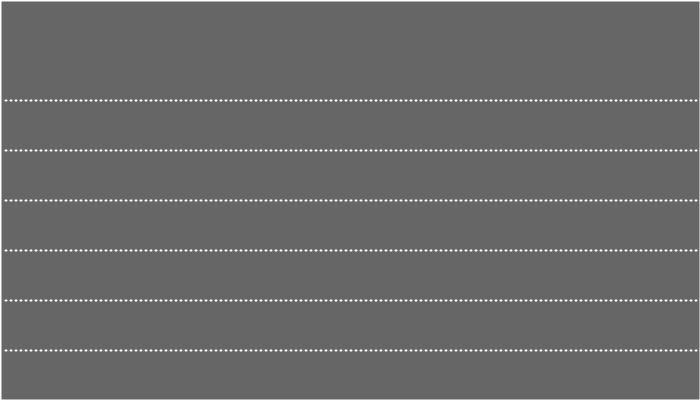
Frame 1 (no input)
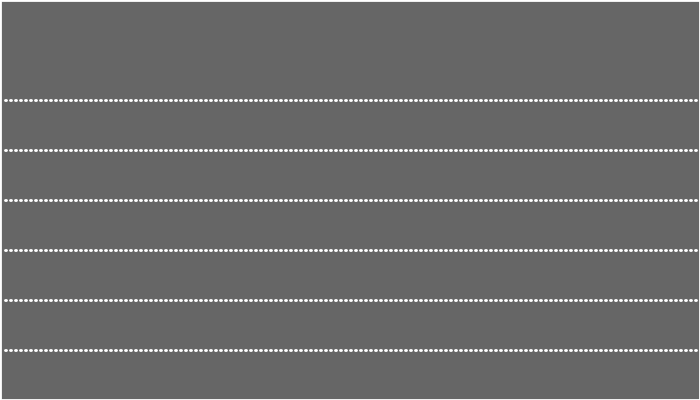
Frame 60 (the mouse pressed at the canvas centre just before this capture)
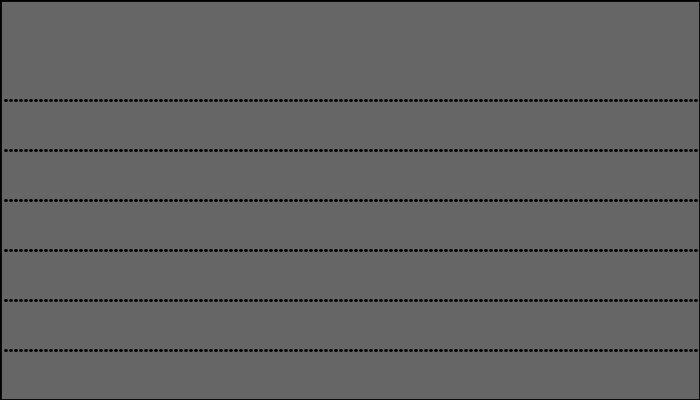
Frame 120 (the mouse held since frame 60 and released just before this capture)

The Processing sketch that drew these frames (run headless with seeded random() and noise(); from frame 60 on, the mouse is pressed at the canvas centre):

// Processing sketch: processing_36215
// ── processing_36215.pde

int noLines = 6;
int noPart = 140;


float a =1.1; //for accelleration
float speeds[] = { 2,2,2,2,2,2}; // speed array for line speed
float restLine[]= { 100,150,250,200,300,350};// array for where lines come back to rest
float disp[] = { 0,0,0,0,0,0};

float xbuffer = 0;

boolean mousemoving;

void setup() {
  size(700,400); 
  background(102); 
  stroke(255);
  smooth();
  strokeWeight(2);


}



void draw() {
  ///this makes the particles fade
  fill (102,30);
  rect(0,0,700,400);
  //background(0);
  
//// makes them move to the mouse and go back to rest
  if (mousemoving) {
    for (int i = 0; i < noLines; i=i+1) {
      speeds[i] = speeds[i]*a;//makes speed accelerate with more mouse movement
      
      if (restLine[i]+disp[i] < mouseX) {
        disp[i] += speeds[i];
      }
      if (restLine[i]+disp[i] > mouseX) {// displacement of line, line follows mouse up or down
        disp[i] -= speeds[i];
      }
    }
  }else{
    
     speeds[0] = speeds[0]*a;
     speeds[1] = speeds[1]*a;
     speeds[2] = speeds[2]*a;
     speeds[3] = speeds[3]*a;
     speeds[4] = speeds[4]*a;
     speeds[5] = speeds[5]*a;
     
    for (int i = 0; i < noLines; i++) {
      if(disp[i] < 0) {
        disp[i] += speeds[i];

      }
      if (disp[i] > 0) {
        disp[i] -= speeds[i];
      }
    }
  }

  // this draws the lines
  
  
    for (int i = 0; i < noLines; i++) {
     for (int k = 1; k <= noPart; k++){
       //xbuffer = mouseX/10;
       stroke(abs(disp[i]));
       
       
       if (mousePressed){
    stroke(0);
  }else if (!mousePressed){
      stroke(255);
  }
       //println(abs(disp[i]);
      //line( (width/noPart)*k, restLine[i]+(disp[i]/700)*mouseX, (width/noPart)*k + 1, restLine[i]+(disp[i]/700)*mouseX);
     float distMousePoint = dist(mouseX,mouseY, width/noPart*k, restLine[i]+(disp[i]/width)*mouseX);
     
     float dist_to_point = dist(mouseX, mouseY*noLines, width/noPart*k, restLine[i]+(disp[i]/700)*mouseX);
      
      line( (xbuffer+width/noPart)*k, restLine[i]-(disp[i]/400)*(500-dist_to_point), (xbuffer+width/noPart)*k + 1, restLine[i]-(disp[i]/400)*(500-dist_to_point));
      //line( restLine[i]-(disp[i]/400)*(700-dist_to_point), (xbuffer+width/noPart)*k,   restLine[i]-(disp[i]/400)*(700-dist_to_point), (xbuffer+width/noPart)*k + 1);
     
      //ellipse(k*10, restLine[i]-(disp[i]/400)*(500-dist_to_point), 10, 10);

  }
   }
  
  //this resets mouse moving to 1 before accelerating back to rest
  if (mousemoving){
     speeds[0] = 1;
     speeds[1] = 1;
     speeds[2] = 1;
     speeds[3] = 1;
     speeds[4] = 1;
     speeds[5] = 1;
  }
  mousemoving = false;
  
}

void mouseMoved() {
  mousemoving = true;
  //changes speeds acording to mouses position
   if (mouseY <= height/ noLines && mouseY >= 0){
     speeds[0] = 2;
     speeds[1] = 1;
     speeds[2] = 0;
     speeds[3] = 2;
     speeds[4] = 1;
     speeds[5] = 0;
   }
   if (mouseY <= (height/ noLines)*2 && mouseY > height/ noLines){
     speeds[0] = 1;
     speeds[1] = 2;
     speeds[2] = 1;
     speeds[3] = 1;
     speeds[4] = 2;
     speeds[5] = 1;
   }
   if (mouseY <= (height/ noLines)*3 && mouseY > (height/ noLines)*2){
     speeds[0] = 0;
     speeds[1] = 1;
     speeds[2] = 2;
     speeds[3] = 0;
     speeds[4] = 1;
     speeds[5] = 2;
   }
}
